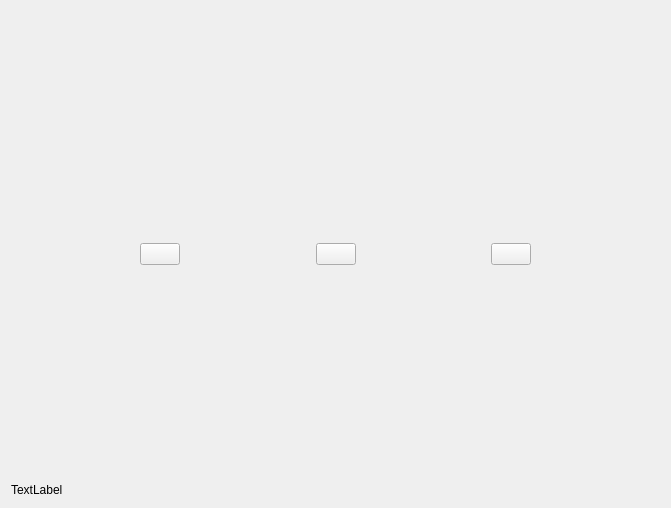
<?xml version="1.0" encoding="UTF-8"?>
<ui version="4.0">
 <class>GameMode</class>
 <widget class="QDialog" name="GameMode">
  <property name="geometry">
   <rect>
    <x>0</x>
    <y>0</y>
    <width>671</width>
    <height>508</height>
   </rect>
  </property>
  <property name="windowTitle">
   <string>Dialog</string>
  </property>
  <layout class="QVBoxLayout" name="verticalLayout_32">
   <item>
    <widget class="QStackedWidget" name="stackedWidget">
     <property name="currentIndex">
      <number>1</number>
     </property>
     <widget class="QWidget" name="page">
      <layout class="QHBoxLayout" name="horizontalLayout">
       <item>
        <spacer name="horizontalSpacer">
         <property name="orientation">
          <enum>Qt::Horizontal</enum>
         </property>
         <property name="sizeHint" stdset="0">
          <size>
           <width>150</width>
           <height>20</height>
          </size>
         </property>
        </spacer>
       </item>
       <item>
        <widget class="QWidget" name="widget" native="true">
         <layout class="QVBoxLayout" name="verticalLayout">
          <item>
           <widget class="QLabel" name="single_label">
            <property name="sizePolicy">
             <sizepolicy hsizetype="Preferred" vsizetype="Fixed">
              <horstretch>0</horstretch>
              <verstretch>0</verstretch>
             </sizepolicy>
            </property>
            <property name="text">
             <string/>
            </property>
           </widget>
          </item>
          <item>
           <widget class="QPushButton" name="singleModeBtn">
            <property name="text">
             <string/>
            </property>
           </widget>
          </item>
         </layout>
        </widget>
       </item>
       <item>
        <spacer name="horizontalSpacer_2">
         <property name="orientation">
          <enum>Qt::Horizontal</enum>
         </property>
         <property name="sizeHint" stdset="0">
          <size>
           <width>150</width>
           <height>20</height>
          </size>
         </property>
        </spacer>
       </item>
       <item>
        <widget class="QWidget" name="widget_2" native="true">
         <layout class="QVBoxLayout" name="verticalLayout_28">
          <item>
           <widget class="QLabel" name="net_label">
            <property name="sizePolicy">
             <sizepolicy hsizetype="Preferred" vsizetype="Fixed">
              <horstretch>0</horstretch>
              <verstretch>0</verstretch>
             </sizepolicy>
            </property>
            <property name="text">
             <string/>
            </property>
           </widget>
          </item>
          <item>
           <widget class="QPushButton" name="netModeBtn">
            <property name="text">
             <string/>
            </property>
           </widget>
          </item>
         </layout>
        </widget>
       </item>
       <item>
        <spacer name="horizontalSpacer_3">
         <property name="orientation">
          <enum>Qt::Horizontal</enum>
         </property>
         <property name="sizeHint" stdset="0">
          <size>
           <width>150</width>
           <height>20</height>
          </size>
         </property>
        </spacer>
       </item>
      </layout>
     </widget>
     <widget class="QWidget" name="page_1">
      <layout class="QHBoxLayout" name="horizontalLayout_2">
       <item>
        <spacer name="horizontalSpacer_4">
         <property name="orientation">
          <enum>Qt::Horizontal</enum>
         </property>
         <property name="sizeHint" stdset="0">
          <size>
           <width>91</width>
           <height>20</height>
          </size>
         </property>
        </spacer>
       </item>
       <item>
        <widget class="QWidget" name="widget_3" native="true">
         <layout class="QVBoxLayout" name="verticalLayout_36">
          <item>
           <spacer name="verticalSpacer">
            <property name="orientation">
             <enum>Qt::Vertical</enum>
            </property>
            <property name="sizeHint" stdset="0">
             <size>
              <width>20</width>
              <height>40</height>
             </size>
            </property>
           </spacer>
          </item>
          <item>
           <widget class="QLabel" name="auto_label">
            <property name="sizePolicy">
             <sizepolicy hsizetype="Preferred" vsizetype="Fixed">
              <horstretch>0</horstretch>
              <verstretch>0</verstretch>
             </sizepolicy>
            </property>
            <property name="text">
             <string/>
            </property>
           </widget>
          </item>
          <item>
           <widget class="QPushButton" name="autoBtn">
            <property name="text">
             <string/>
            </property>
           </widget>
          </item>
          <item>
           <spacer name="verticalSpacer_2">
            <property name="orientation">
             <enum>Qt::Vertical</enum>
            </property>
            <property name="sizeHint" stdset="0">
             <size>
              <width>20</width>
              <height>40</height>
             </size>
            </property>
           </spacer>
          </item>
         </layout>
        </widget>
       </item>
       <item>
        <spacer name="horizontalSpacer_5">
         <property name="orientation">
          <enum>Qt::Horizontal</enum>
         </property>
         <property name="sizeHint" stdset="0">
          <size>
           <width>91</width>
           <height>20</height>
          </size>
         </property>
        </spacer>
       </item>
       <item>
        <widget class="QWidget" name="widget_4" native="true">
         <layout class="QVBoxLayout" name="verticalLayout_38">
          <item>
           <spacer name="verticalSpacer_3">
            <property name="orientation">
             <enum>Qt::Vertical</enum>
            </property>
            <property name="sizeHint" stdset="0">
             <size>
              <width>20</width>
              <height>40</height>
             </size>
            </property>
           </spacer>
          </item>
          <item>
           <widget class="QLabel" name="manual_label">
            <property name="sizePolicy">
             <sizepolicy hsizetype="Preferred" vsizetype="Fixed">
              <horstretch>0</horstretch>
              <verstretch>0</verstretch>
             </sizepolicy>
            </property>
            <property name="text">
             <string/>
            </property>
           </widget>
          </item>
          <item>
           <widget class="QPushButton" name="manualBtn">
            <property name="text">
             <string/>
            </property>
           </widget>
          </item>
          <item>
           <spacer name="verticalSpacer_4">
            <property name="orientation">
             <enum>Qt::Vertical</enum>
            </property>
            <property name="sizeHint" stdset="0">
             <size>
              <width>20</width>
              <height>40</height>
             </size>
            </property>
           </spacer>
          </item>
         </layout>
        </widget>
       </item>
       <item>
        <spacer name="horizontalSpacer_6">
         <property name="orientation">
          <enum>Qt::Horizontal</enum>
         </property>
         <property name="sizeHint" stdset="0">
          <size>
           <width>90</width>
           <height>20</height>
          </size>
         </property>
        </spacer>
       </item>
       <item>
        <widget class="QWidget" name="widget_5" native="true">
         <layout class="QVBoxLayout" name="verticalLayout_39">
          <item>
           <spacer name="verticalSpacer_5">
            <property name="orientation">
             <enum>Qt::Vertical</enum>
            </property>
            <property name="sizeHint" stdset="0">
             <size>
              <width>20</width>
              <height>40</height>
             </size>
            </property>
           </spacer>
          </item>
          <item>
           <widget class="QLabel" name="search_label">
            <property name="sizePolicy">
             <sizepolicy hsizetype="Preferred" vsizetype="Fixed">
              <horstretch>0</horstretch>
              <verstretch>0</verstretch>
             </sizepolicy>
            </property>
            <property name="text">
             <string/>
            </property>
           </widget>
          </item>
          <item>
           <widget class="QPushButton" name="searchBtn">
            <property name="text">
             <string/>
            </property>
           </widget>
          </item>
          <item>
           <spacer name="verticalSpacer_6">
            <property name="orientation">
             <enum>Qt::Vertical</enum>
            </property>
            <property name="sizeHint" stdset="0">
             <size>
              <width>20</width>
              <height>40</height>
             </size>
            </property>
           </spacer>
          </item>
         </layout>
        </widget>
       </item>
       <item>
        <spacer name="horizontalSpacer_7">
         <property name="orientation">
          <enum>Qt::Horizontal</enum>
         </property>
         <property name="sizeHint" stdset="0">
          <size>
           <width>91</width>
           <height>20</height>
          </size>
         </property>
        </spacer>
       </item>
      </layout>
     </widget>
    </widget>
   </item>
   <item>
    <widget class="QLabel" name="information">
     <property name="text">
      <string>TextLabel</string>
     </property>
    </widget>
   </item>
  </layout>
 </widget>
 <resources/>
 <connections/>
</ui>
